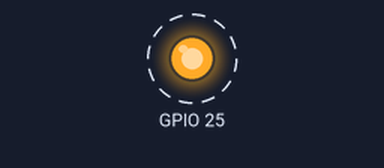
The program below on a simulated Raspberry Pi (BCM pin numbers). Parts: output pins drawn as LEDs (lit = HIGH). Dashed ring = blinking. What the program prints to the terminal is not drawn.

Above: at 0.5 s.
Timing chart, 0 to 4.6 s (numbered marks = the images above):
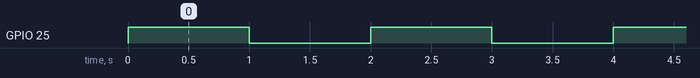

The program:

led.py
```python
import RPi.GPIO as GPIO
import time

def setup():
    GPIO.setmode(GPIO.BCM)
    GPIO.setup(25,GPIO.OUT)
    print("OK")

def blink():
    while True:
        GPIO.output(25,GPIO.HIGH)
        time.sleep(1)
        GPIO.output(25,GPIO.LOW)
        time.sleep(1)

if __name__=="__main__":
    setup()
    blink()
```

Measured:
- by itself, GPIO 25: alternates HIGH for 1.0 s and LOW for 1.0 s
